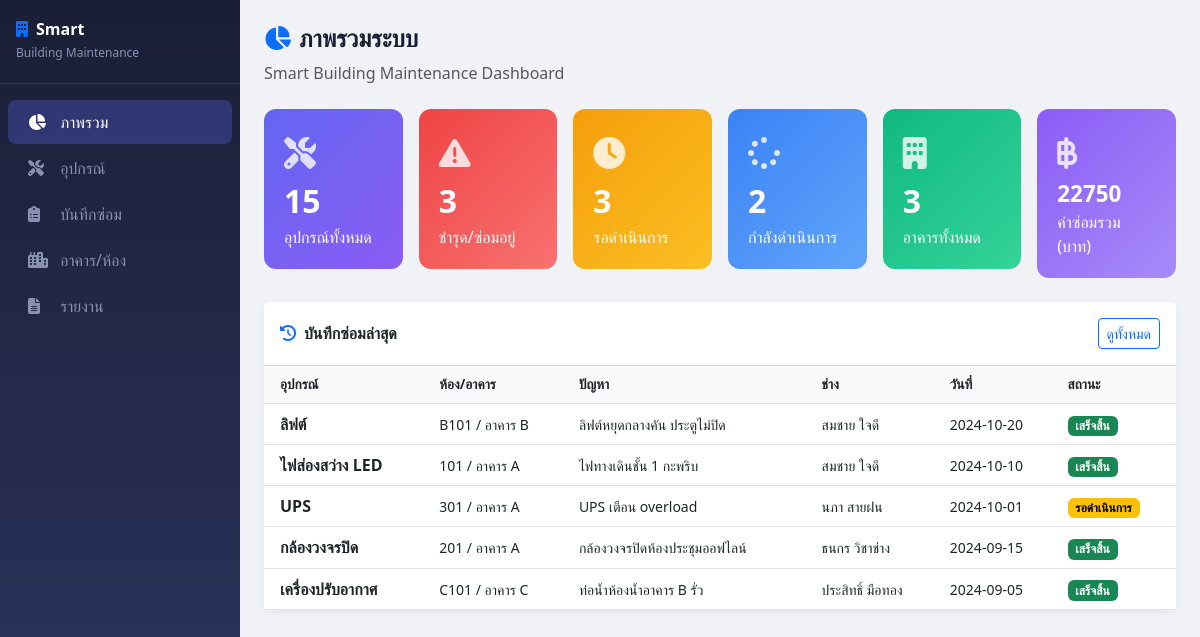
The page / on the database its author committed.
### tables this page shows
CREATE TABLE maintenance_logs (
            id INTEGER PRIMARY KEY AUTOINCREMENT,
            equipment_id INTEGER NOT NULL,
            technician_id INTEGER,
            report_date DATE NOT NULL,
            issue_description TEXT NOT NULL,
            action_taken TEXT,
            cost REAL DEFAULT 0,
            status TEXT DEFAULT 'รอดำเนินการ',
            priority TEXT DEFAULT 'ปกติ',
            completed_date DATE,
            FOREIGN KEY (equipment_id) REFERENCES equipment(id),
            FOREIGN KEY (technician_id) REFERENCES technicians(id)
        );

CREATE TABLE equipment (
            id INTEGER PRIMARY KEY AUTOINCREMENT,
            room_id INTEGER NOT NULL,
            name TEXT NOT NULL,
            equipment_type TEXT,
            brand TEXT,
            model TEXT,
            serial_number TEXT UNIQUE,
            install_date DATE,
            warranty_expire DATE,
            status TEXT DEFAULT 'ปกติ',
            FOREIGN KEY (room_id) REFERENCES rooms(id)
        );

CREATE TABLE rooms (
            id INTEGER PRIMARY KEY AUTOINCREMENT,
            building_id INTEGER NOT NULL,
            room_number TEXT NOT NULL,
            floor INTEGER,
            room_type TEXT,
            area_sqm REAL,
            FOREIGN KEY (building_id) REFERENCES buildings(id)
        );

CREATE TABLE buildings (
            id INTEGER PRIMARY KEY AUTOINCREMENT,
            name TEXT NOT NULL,
            address TEXT,
            floors INTEGER,
            created_at TIMESTAMP DEFAULT CURRENT_TIMESTAMP
        );

CREATE TABLE technicians (
            id INTEGER PRIMARY KEY AUTOINCREMENT,
            name TEXT NOT NULL,
            phone TEXT,
            specialization TEXT,
            available INTEGER DEFAULT 1
        );

### app.py (the view)
@app.route('/')
def index():
    db = get_db()
    stats = {
        'total_equipment': db.execute("SELECT COUNT(*) FROM equipment").fetchone()[0],
        'broken': db.execute("SELECT COUNT(*) FROM equipment WHERE status != 'ปกติ'").fetchone()[0],
        'pending': db.execute("SELECT COUNT(*) FROM maintenance_logs WHERE status = 'รอดำเนินการ'").fetchone()[0],
        'in_progress': db.execute("SELECT COUNT(*) FROM maintenance_logs WHERE status = 'กำลังดำเนินการ'").fetchone()[0],
        'total_cost': db.execute("SELECT SUM(cost) FROM maintenance_logs WHERE status = 'เสร็จสิ้น'").fetchone()[0] or 0,
        'total_buildings': db.execute("SELECT COUNT(*) FROM buildings").fetchone()[0],
    }
    recent_logs = db.execute("""
        SELECT ml.*, e.name as equipment_name, r.room_number, b.name as building_name, t.name as tech_name
        FROM maintenance_logs ml
        JOIN equipment e ON ml.equipment_id = e.id
        JOIN rooms r ON e.room_id = r.id
        JOIN buildings b ON r.building_id = b.id
        LEFT JOIN technicians t ON ml.technician_id = t.id
        ORDER BY ml.report_date DESC LIMIT 5
    """).fetchall()
    db.close()
    return render_template('index.html', stats=stats, recent_logs=recent_logs)

### app.py (called while the page is built)
@app.before_request
def setup():
    pass

### database.py (called while the page is built)
def get_db():
    conn = sqlite3.connect(DB_PATH)
    conn.row_factory = sqlite3.Row
    return conn

### templates/index.html (shortened to what this page needs)
{% extends "base.html" %}
{% block content %}
<div class="page-header d-flex justify-content-between align-items-center">
    <div>
        <h4><i class="fas fa-chart-pie me-2 text-primary"></i>ภาพรวมระบบ</h4>
        <p class="text-muted mb-0">Smart Building Maintenance Dashboard</p>
    </div>
</div>
<div class="row g-3 mb-4">
    <div class="col-md-4 col-xl-2">
        <div class="stat-card" style="background: linear-gradient(135deg,#6366f1,#8b5cf6)">
            <div class="stat-icon"><i class="fas fa-tools"></i></div>
            <div class="stat-value">{{ stats.total_equipment }}</div>
            <div>อุปกรณ์ทั้งหมด</div>
        </div>
    </div>
    <div class="col-md-4 col-xl-2">
        <div class="stat-card" style="background: linear-gradient(135deg,#ef4444,#f87171)">
            <div class="stat-icon"><i class="fas fa-exclamation-triangle"></i></div>
            <div class="stat-value">{{ stats.broken }}</div>
            <div>ชำรุด/ซ่อมอยู่</div>
        </div>
    </div>
    <div class="col-md-4 col-xl-2">
        <div class="stat-card" style="background: linear-gradient(135deg,#f59e0b,#fbbf24)">
            <div class="stat-icon"><i class="fas fa-clock"></i></div>
            <div class="stat-value">{{ stats.pending }}</div>
            <div>รอดำเนินการ</div>
        </div>
    </div>
    <div class="col-md-4 col-xl-2">
        <div class="stat-card" style="background: linear-gradient(135deg,#3b82f6,#60a5fa)">
            <div class="stat-icon"><i class="fas fa-spinner"></i></div>
            <div class="stat-value">{{ stats.in_progress }}</div>
            <div>กำลังดำเนินการ</div>
        </div>
    </div>
    <div class="col-md-4 col-xl-2">
        <div class="stat-card" style="background: linear-gradient(135deg,#10b981,#34d399)">
            <div class="stat-icon"><i class="fas fa-building"></i></div>
            <div class="stat-value">{{ stats.total_buildings }}</div>
            <div>อาคารทั้งหมด</div>
        </div>
    </div>
    <div class="col-md-4 col-xl-2">
        <div class="stat-card" style="background: linear-gradient(135deg,#8b5cf6,#a78bfa)">
            <div class="stat-icon"><i class="fas fa-baht-sign"></i></div>
            <div class="stat-value" style="font-size:1.4rem">{{ "%.0f"|format(stats.total_cost) }}</div>
            <div>ค่าซ่อมรวม (บาท)</div>
        </div>
    </div>
</div>
<div class="card">
    <div class="card-header bg-white d-flex justify-content-between align-items-center py-3">
        <h6 class="mb-0 fw-bold"><i class="fas fa-history me-2 text-primary"></i>บันทึกซ่อมล่าสุด</h6>
        <a href="{{ url_for('maintenance_list') }}" class="btn btn-sm btn-outline-primary">ดูทั้งหมด</a>
    </div>
    <div class="card-body p-0">
        <div class="table-responsive">
            <table class="table table-hover mb-0">
                <thead>
                    <tr>
                        <th class="ps-3">อุปกรณ์</th>
                        <th>ห้อง/อาคาร</th>
                        <th>ปัญหา</th>
                        <th>ช่าง</th>
                        <th>วันที่</th>
                        <th>สถานะ</th>
                    </tr>
                </thead>
                <tbody>
                    {% for log in recent_logs %}
                    <tr>
                        <td class="ps-3 fw-semibold">{{ log.equipment_name }}</td>
                        <td><small>{{ log.room_number }} / {{ log.building_name }}</small></td>
                        <td><small>{{ log.issue_description[:40] }}{% if log.issue_description|length > 40 %}...{% endif %}</small></td>
                        <td><small>{{ log.tech_name or '-' }}</small></td>
                        <td><small>{{ log.report_date }}</small></td>
                        <td>
                            <span class="badge badge-{{ log.status }}">{{ log.status }}</span>
                        </td>
                    </tr>
                    {% endfor %}
                </tbody>
            </table>
        </div>
    </div>
</div>
{% endblock %}

### templates/base.html (shortened to what this page needs)
<!DOCTYPE html>
<html lang="th">
<head>
    <link href="https://cdnjs.cloudflare.com/ajax/libs/bootstrap/5.3.0/css/bootstrap.min.css" rel="stylesheet">
    <link href="https://cdnjs.cloudflare.com/ajax/libs/font-awesome/6.4.0/css/all.min.css" rel="stylesheet">
</head>
<body>
    <div class="sidebar">
        <div class="sidebar-brand">
            <h5><i class="fas fa-building me-2 text-primary"></i>Smart</h5>
            <small>Building Maintenance</small>
        </div>
        <nav class="mt-3">
            <a href="{{ url_for('index') }}" class="nav-link {% if request.endpoint == 'index' %}active{% endif %}">
                <i class="fas fa-chart-pie"></i> ภาพรวม
            </a>
            <a href="{{ url_for('equipment_list') }}" class="nav-link {% if 'equipment' in request.endpoint %}active{% endif %}">
                <i class="fas fa-tools"></i> อุปกรณ์
            </a>
            <a href="{{ url_for('maintenance_list') }}" class="nav-link {% if 'maintenance' in request.endpoint %}active{% endif %}">
                <i class="fas fa-clipboard-list"></i> บันทึกซ่อม
            </a>
            <a href="{{ url_for('buildings_list') }}" class="nav-link {% if 'building' in request.endpoint %}active{% endif %}">
                <i class="fas fa-city"></i> อาคาร/ห้อง
            </a>
            <a href="{{ url_for('report') }}" class="nav-link {% if request.endpoint == 'report' %}active{% endif %}">
                <i class="fas fa-file-alt"></i> รายงาน
            </a>
        </nav>
    </div>
    <div class="main-content">
        {% block content %}{% endblock %}
    </div>
</body>
</html>

### templates/base.html (style rules this page uses)
body { background-color: #f0f2f5; font-family: 'Segoe UI', sans-serif; }
.sidebar { width: 240px; min-height: 100vh; background: linear-gradient(180deg, #1a1f36 0%, #2d3561 100%); position: fixed; left: 0; top: 0; z-index: 100; }
.sidebar-brand { padding: 20px 16px; border-bottom: 1px solid rgba(255,255,255,0.1); }
.sidebar-brand h5 { color: #fff; font-weight: 700; margin: 0; font-size: 1rem; }
.sidebar-brand small { color: #8892b0; font-size: 0.75rem; }
.sidebar .nav-link { color: #8892b0; padding: 10px 20px; border-radius: 8px; margin: 2px 8px; transition: all 0.2s; }
.sidebar .nav-link:hover, .sidebar .nav-link.active { background: rgba(99,102,241,0.3); color: #fff; }
.sidebar .nav-link i { width: 20px; margin-right: 8px; }
.main-content { margin-left: 240px; padding: 24px; }
.card { border: none; border-radius: 12px; box-shadow: 0 2px 8px rgba(0,0,0,0.06); }
.stat-card { border-radius: 12px; padding: 20px; color: white; }
.stat-card .stat-icon { font-size: 2rem; opacity: 0.8; }
.stat-card .stat-value { font-size: 2rem; font-weight: 700; }
.badge-รอดำเนินการ { background-color: #ffc107; color: #000; }
.badge-เสร็จสิ้น { background-color: #198754; }
.table th { background-color: #f8f9fa; font-weight: 600; font-size: 0.85rem; }
.page-header { margin-bottom: 24px; }
.page-header h4 { font-weight: 700; color: #1a1f36; }

### rows shown on the page
maintenance_logs: equipment_name "ลิฟต์", room_number "B101", building_name "อาคาร B", issue_description "ลิฟต์หยุดกลางคัน ประตูไม่ปิด", name "สมชาย ใจดี", report_date "2024-10-20", status "เสร็จสิ้น"
maintenance_logs: equipment_name "ไฟส่องสว่าง LED", room_number "101", building_name "อาคาร A", issue_description "ไฟทางเดินชั้น 1 กะพริบ", name "สมชาย ใจดี", report_date "2024-10-10", status "เสร็จสิ้น"
maintenance_logs: equipment_name "UPS", room_number "301", building_name "อาคาร A", issue_description "UPS เตือน overload", name "นภา สายฝน", report_date "2024-10-01", status "รอดำเนินการ"
maintenance_logs: equipment_name "กล้องวงจรปิด", room_number "201", building_name "อาคาร A", issue_description "กล้องวงจรปิดห้องประชุมออฟไลน์", name "ธนกร วิชาช่าง", report_date "2024-09-15", status "เสร็จสิ้น"
maintenance_logs: equipment_name "เครื่องปรับอากาศ", room_number "C101", building_name "อาคาร C", issue_description "ท่อน้ำห้องน้ำอาคาร B รั่ว", name "ประสิทธิ์ มือทอง", report_date "2024-09-05", status "เสร็จสิ้น"

### other values the page prints
{{ stats.total_equipment }} "15"
{{ stats.broken }} "3"
{{ stats.pending }} "3"
{{ stats.in_progress }} "2"
{{ stats.total_buildings }} "3"
{{ "%.0f"|format(stats.total_cost) }} "22750"
